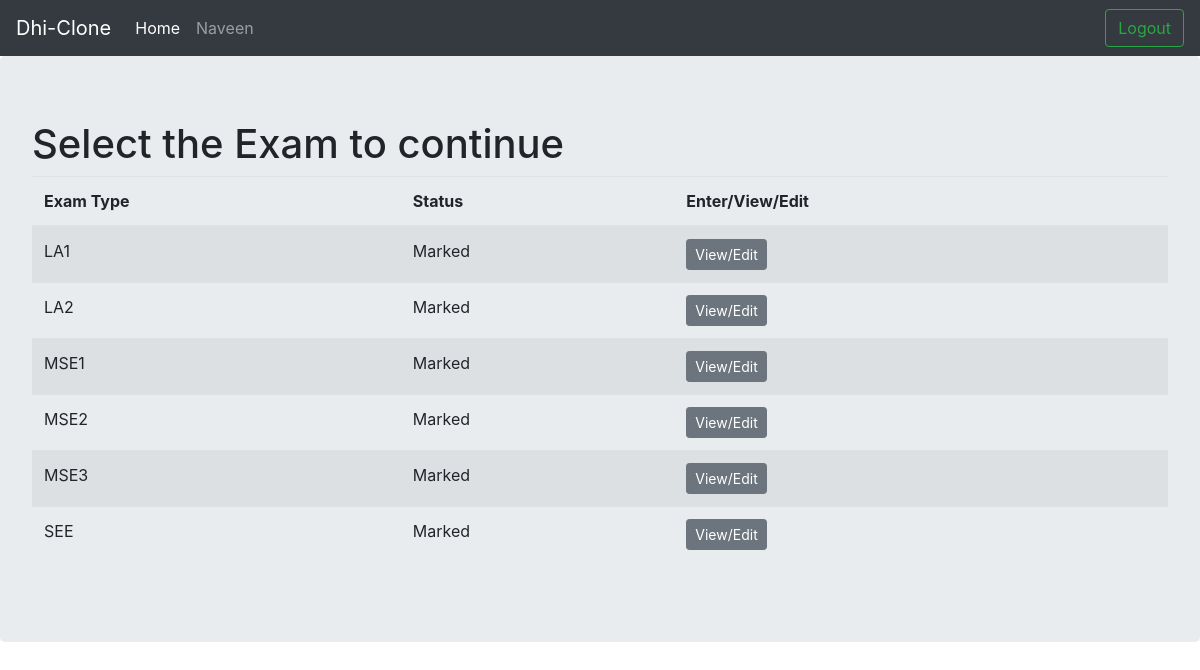
Screenshot of /user/class/18/marks_list/ (signed in) with the database file from the repository.
### user/models.py (models this page shows, shortened)
class MarksList(models.Model):
    subject = models.ForeignKey(CreateClass,on_delete=models.CASCADE)
    status = models.BooleanField(default = False)
    exam_type = models.CharField(max_length=5)

### user/views.py (the view)
# urls.py: path('class/<int:class_id>/marks_list/',views.marks_list,name='marks_list'),
@login_required()
def marks_list(request,class_id):
    marks_list = list(MarksList.objects.filter(subject__id = class_id))
    return render(request,'user/marks_list.html',{'marks_list':marks_list,'class_id':class_id})

### user/templates/user/marks_list.html (shortened to what this page needs)
{% extends 'base.html' %}
{% block content %}
<div class="jumbotron">
  <h1>Select the Exam to continue </h1>
  <table class="table table-striped">
    <thead>
      <tr>
        <th>Exam Type</th>
        <th>Status</th>
        <th>Enter/View/Edit</th>
      </tr>
    </thead>
    <tbody>
      {% for i in marks_list %}
      <tr>
        <td>{{i.exam_type}}</td>
          {% if i.status %}
          <td>
          Marked
          </td>
          <td>
            <a href="{% url 'user:edit_marks' marks_list_id=i.id class_id=class_id %}" class="btn btn-secondary btn-sm">View/Edit</a>
          </td>
          {% endif %}
      </tr>
      {% endfor %}
    </tbody>
  </table>
</div>
{% endblock %}

### templates/base.html (shortened to what this page needs)
<!DOCTYPE html>
<html>
<head>
	<link rel="stylesheet" href="https://cdn.jsdelivr.net/npm/bootstrap@4.6.0/dist/css/bootstrap.min.css">
</head>
<body>
	{% if user.is_authenticated %}
	<nav class="navbar navbar-expand-lg navbar-dark bg-dark">
  <a class="navbar-brand" href="#">Dhi-Clone</a>
  <div class="collapse navbar-collapse" id="navbarTogglerDemo03">
    <ul class="navbar-nav mr-auto mt-2 mt-lg-0">
      <li class="nav-item active">
        <a class="nav-link" href="{% url 'user:home' %}">Home <span class="sr-only">(current)</span></a>
      </li>
      <li class="nav-item">
        <a class="nav-link" href="#">{{ user.username }}</a>
      </li>
    </ul>
      <a href="{% url 'accounts:logout' %}"><button class="btn btn-outline-success my-2 my-sm-0" >Logout</button></a>
  </div>
</nav>
{% endif %}
	{% block content %}
	{% endblock %}
</body>
</html>

### rows the page displays
MarksList: exam_type "LA1", status "Marked"
MarksList: exam_type "LA2", status "Marked"
MarksList: exam_type "MSE1", status "Marked"
MarksList: exam_type "MSE2", status "Marked"
MarksList: exam_type "MSE3", status "Marked"
MarksList: exam_type "SEE", status "Marked"

### other values shown
{{ user.username }} "Naveen"
